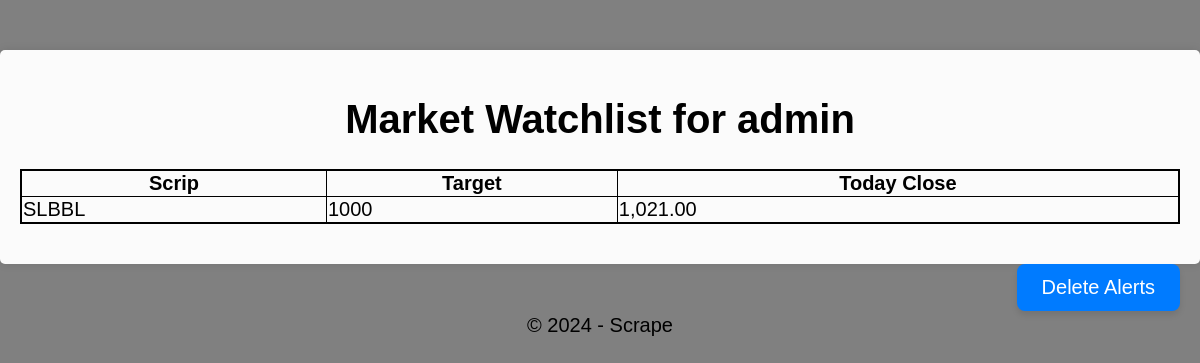
/viewalerts/ (signed in), run on an earlier commit of the app's database.
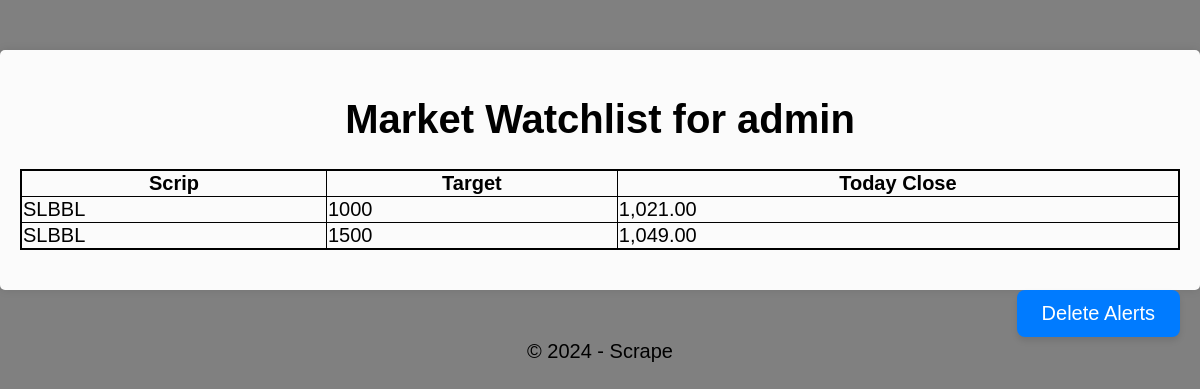
And on a later commit of the database.
### core/models.py (models this page shows, shortened)
class Scrip(models.Model):
    scrip = models.CharField(max_length=15)

class Alert(models.Model):
    user = models.ForeignKey(User, related_name="user_alert", on_delete=models.CASCADE)
    scrip = models.ForeignKey(Scrip, on_delete=models.CASCADE, related_name="scrip_alert")
    alert_on = models.IntegerField(max_length=6)
    today = models.CharField(max_length=12)

### core/views.py (the view)
# urls.py: path('viewalerts/', view_alerts, name="view_alerts"),
def view_alerts(request):
    if request.method == "GET":
        user = request.user
        alert = Alert.objects.filter(user=user)
        alert_data = []
        if alert.exists():
            for alerts in alert:
                stock = {
                        "scrip": alerts.scrip.scrip,
                        "alert_on": alerts.alert_on,
                        "today": alerts.today
                        }
                alert_data.append(stock)
            context = {
                "user": user,
                "stock": alert_data
            }
            return render(request, "viewalerts.html", context)
        else:
            messages.error(request, f'No watchlist for {user}')
            return redirect('view_alerts')
    else:
        messages.error(request, "Method Not Allowed.")
        return redirect('view_alerts')

### templates/viewalerts.html (shortened to what this page needs)
{% extends 'base.html' %}
{% block content %}
<h1 class="c">Market Watchlist for {{ user }}</h1>
<table class="table" border="1">
    <tr>
        <th>Scrip</th>
        <th>Target</th>
        <th>Today Close</th>
    </tr>
    {% for alert in stock %}
    <tr>
        <td>{{ alert.scrip }}</td>
        <td>{{ alert.alert_on }}</td>
        <td>{{ alert.today }}</td>
    </tr>
    {% endfor %}
</table>
<a href="{% url 'del_alerts' %}" class="c dashboard-button">Delete Alerts</a>
{% endblock %}

### templates/base.html (shortened to what this page needs)
<!DOCTYPE html>
<html lang="en">
<head>
    {% load static %}
    <link rel="stylesheet" href="{% static 'css/style.css' %}">
</head>
<body>
    <main>
        {% block content %}
        {% endblock %}
    </main>
    <footer>
        <p class="c">&copy; 2024 - Scrape</p>
    </footer>
</body>
</html>

### static/css/style.css (style rules this page uses)
body { font-family: Arial, sans-serif; font-size: 20px; background-color: grey; margin: 0; padding: 0; }
main { max-width: 1500px; margin: 50px auto; padding: 20px; background: #fbfbfb; border-radius: 5px; box-shadow: 0 0 10px rgba(16, 13, 13, 0.1); }
.c { text-align: center; }
.table { height: 50px; vertical-align: bottom; border: solid 2px #000; border-collapse: collapse; width: 100%; margin-bottom: 20px; }
.dashboard-button { background-color: #007bff; color: #fff; padding: 12px 25px; text-decoration: none; border-radius: 8px; transition: background-color 0.3s, transform 0.2s, box-shadow 0.2s; box-shadow: 0 4px 6px rgba(0, 0, 0, 0.1); float: right; margin-top: 20px; }

What changed in the data, as far as the page shows it:
added Alert: today "1,049.00"
Also different on the page:
new list line: "SLBBL"
new list line: "1500"
